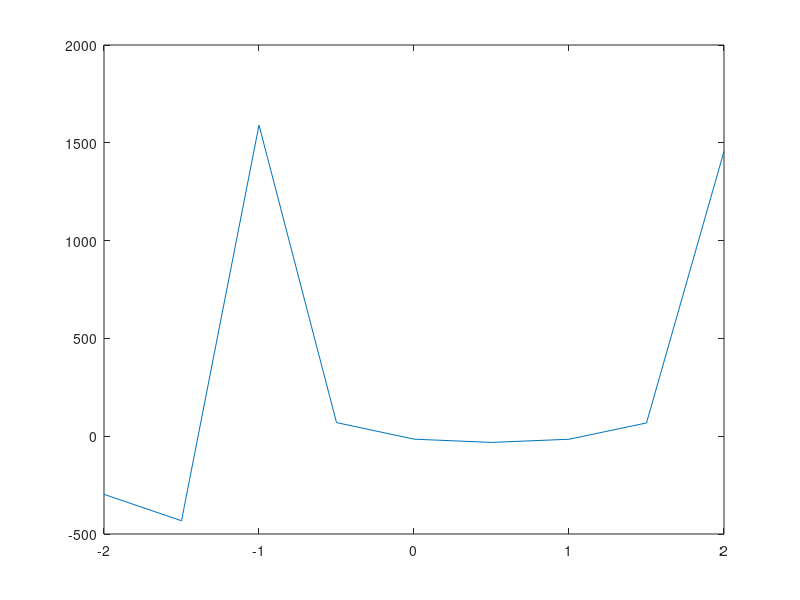

The MATLAB script that drew this image: (Note: this script raises an error after producing the figure.)
clear; clc; close all;

% Define problem constants
g = 9.81;
mu = 0.55;
F = 150;
m = 25;

% Define the function to be solved for. Is the angle specified in radians or degrees?
testfunc = @(theata) (mu.*m.*g)./(cos(theata)+mu.*sin(theata))-F;
format long

% THINK, what makes range sense for angle?
Lower_Bound = -2; Upper_Bound = 2;
% Plot your function. Does plotting give you an idea about where the root is?
theata = -2:.5:2;
plot(theata,testfunc(theata))

% Finaly solve for the root using the bisection script given to you, which can be called as:
[root, fx, ea, iter] = bisect(testfunc, Lower_Bound, Upper_Bound);

% These variables will be checked for your final answer:
angle = bisect(testfunc,Lower_Bound,Upper_Bound)*(180/pi);  % the angle in degree that solves this problem
fx = fx;    % the function value at your solved angle
ea = ea;   % the bisection error estimate
iter = iter;     % the number of bisection iterations
formatSpec = 'The angle is %.3f degrees.\n The function value is %.3d.\n The number of iterations is %d.\n The error estimate is %.3d.\n';
fprintf(formatSpec,angle,fx,iter,ea)